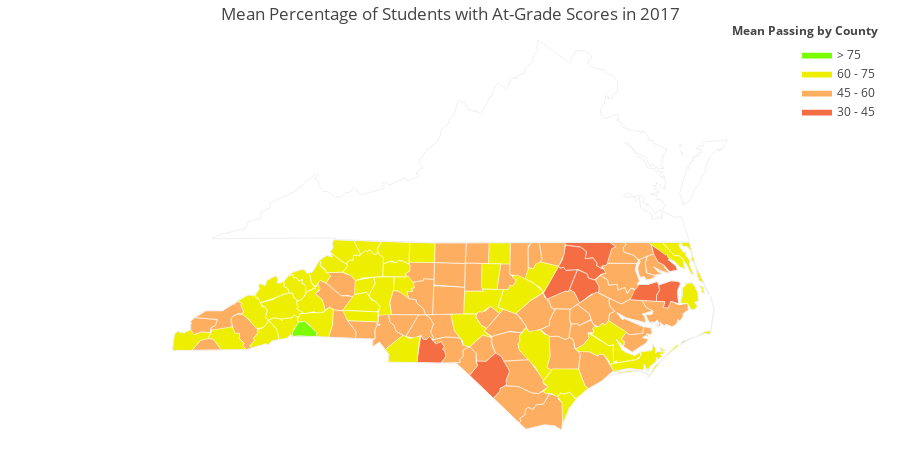

The code cell stored with this chart in its notebook:
### Code cell
final17 = final[final.year == 2017]

glp_17 = final17.groupby('County name')['pct_glp'].agg('mean')
fips17= final17.groupby('County name')['FIPS'].agg('unique')

mean_glp = glp_17.tolist()
fips = fips17.tolist()

colorscale = [
    'rgb(165,0,38)',
    'rgb(244,109,67)',
    'rgb(253,174,97)',
    'rgb(238,238,0)',
    'rgb(124,252,0)',
    'rgb(48,128,20)'
]

fig = ff.create_choropleth(
    fips=fips, values=mean_glp, scope=['North Carolina', 'Virginia'],
     binning_endpoints=[30, 45, 60, 75], colorscale=colorscale,
    county_outline={'color': 'rgb(255,255,255)', 'width': 0.5}, round_legend_values=True,
    legend_title='Mean Passing by County', title="Mean Percentage of Students with At-Grade Scores in 2017"
)
py.offline.iplot(fig, filename='choropleth_nc_and_surr_states_outlines')

### Figure 1 — Plotly figure (JSON) as saved in the notebook; plotly's stock layout.template omitted (floating-point values rounded to 4 significant figures; data arrays with more than 128 entries replaced by an {"elided": "..."} marker saying what was removed)
{"data": [{"fill": "toself", "fillcolor": "rgb(165,0,38)", "hoverinfo": "none", "line": {"color": "rgb(255,255,255)", "width": 0.5}, "mode": "lines", "name": "< 30", "type": "scatter", "uid": "06e2af7c-715c-4b78-9828-149aa364b860", "x": [], "y": []}, {"fill": "toself", "fillcolor": "rgb(244,109,67)", "hoverinfo": "none", "line": {"color": "rgb(255,255,255)", "width": 0.5}, "mode": "lines", "name": "30 - 45", "type": "scatter", "uid": "d21d1496-fd28-43d6-9d97-bdf76b33dbf3", "x": {"elided": "130 float values"}, "y": {"elided": "130 float values"}}, {"fill": "toself", "fillcolor": "rgb(253,174,97)", "hoverinfo": "none", "line": {"color": "rgb(255,255,255)", "width": 0.5}, "mode": "lines", "name": "45 - 60", "type": "scatter", "uid": "a241767a-d581-41f8-beb3-228248363d05", "x": {"elided": "697 float values"}, "y": {"elided": "697 float values"}}, {"fill": "toself", "fillcolor": "rgb(238,238,0)", "hoverinfo": "none", "line": {"color": "rgb(255,255,255)", "width": 0.5}, "mode": "lines", "name": "60 - 75", "type": "scatter", "uid": "94177d45-6850-45db-928d-6faf8c200bb0", "x": {"elided": "653 float values"}, "y": {"elided": "653 float values"}}, {"fill": "toself", "fillcolor": "rgb(124,252,0)", "hoverinfo": "none", "line": {"color": "rgb(255,255,255)", "width": 0.5}, "mode": "lines", "name": "> 75", "type": "scatter", "uid": "e2316070-bfbc-4fb3-ac47-a0c6782f50ec", "x": [-82.36, -82.26, -82.16, -81.96, -81.97, -82.33, -82.35, -82.36, null], "y": [35.24, 35.39, 35.41, 35.25, 35.19, 35.19, 35.19, 35.24, null]}, {"hoverinfo": "text", "legendgroup": "centroids", "marker": {"color": "white", "opacity": 0}, "mode": "markers", "name": "US Counties", "selected": {"marker": {"color": "white", "opacity": 1, "size": 3}}, "showlegend": false, "text": ["County: Onslow<br>State: North Carolina<br>FIPS: 37133<br>Value: 57.42941176470589", "County: Onslow<br>State: North Carolina<br>FIPS: 37133<br>Value: 57.42941176470589", "County: Onslow<br>State: North Carolina<br>FIPS: 37133<br>Value: 57.42941176470589", "County: Hyde<br>State: North Carolina<br>FIPS: 37095<br>Value: 51.633333333333326", "County: Hyde<br>State: North Carolina<br>FIPS: 37095<br>Value: 51.633333333333326", "County: Hyde<br>State: North Carolina<br>FIPS: 37095<br>Value: 51.633333333333326", "County: Hyde<br>State: North Carolina<br>FIPS: 37095<br>Value: 51.633333333333326", "County: Dare<br>State: North Carolina<br>FIPS: 37055<br>Value: 66.38181818181818", "County: Dare<br>State: North Carolina<br>FIPS: 37055<br>Value: 66.38181818181818", "County: Dare<br>State: North Carolina<br>FIPS: 37055<br>Value: 66.38181818181818", "County: Dare<br>State: North Carolina<br>FIPS: 37055<br>Value: 66.38181818181818", "County: Carteret<br>State: North Carolina<br>FIPS: 37031<br>Value: 70.51764705882351", "County: Carteret<br>State: North Carolina<br>FIPS: 37031<br>Value: 70.51764705882351", "County: Carteret<br>State: North Carolina<br>FIPS: 37031<br>Value: 70.51764705882351", "County: Carteret<br>State: North Carolina<br>FIPS: 37031<br>Value: 70.51764705882351", "County: Carteret<br>State: North Carolina<br>FIPS: 37031<br>Value: 70.51764705882351", "County: Carteret<br>State: North Carolina<br>FIPS: 37031<br>Value: 70.51764705882351", "County: Carteret<br>State: North Carolina<br>FIPS: 37031<br>Value: 70.51764705882351", "County: Alamance<br>State: North Carolina<br>FIPS: 37001<br>Value: 51.43421052631579", "County: Alexander<br>State: North Carolina<br>FIPS: 37003<br>Value: 62.61", "County: Alleghany<br>State: North Carolina<br>FIPS: 37005<br>Value: 61.55", "County: Anson<br>State: North Carolina<br>FIPS: 37007<br>Value: 41.94", "County: Ashe<br>State: North Carolina<br>FIPS: 37009<br>Value: 70.55999999999999", "County: Avery<br>State: North Carolina<br>FIPS: 37011<br>Value: 61.99166666666667", "County: Beaufort<br>State: North Carolina<br>FIPS: 37013<br>Value: 54.05", "County: Bertie<br>State: North Carolina<br>FIPS: 37015<br>Value: 53.01428571428572", "County: Bladen<br>State: North Carolina<br>FIPS: 37017<br>Value: 49.96153846153846", "County: Brunswick<br>State: North Carolina<br>FIPS: 37019<br>Value: 59.089999999999996", "County: Buncombe<br>State: North Carolina<br>FIPS: 37021<br>Value: 63.45490196078429", "County: Burke<br>State: North Carolina<br>FIPS: 37023<br>Value: 59.8", "County: Cabarrus<br>State: North Carolina<br>FIPS: 37025<br>Value: 56.540909090909096", "County: Caldwell<br>State: North Carolina<br>FIPS: 37027<br>Value: 56.807692307692314", "County: Camden<br>State: North Carolina<br>FIPS: 37029<br>Value: 68.65", "County: Caswell<br>State: North Carolina<br>FIPS: 37033<br>Value: 45.63333333333333", "County: Catawba<br>State: North Carolina<br>FIPS: 37035<br>Value: 60.732558139534895", "County: Chatham<br>State: North Carolina<br>FIPS: 37037<br>Value: 61.18421052631579", "County: Cherokee<br>State: North Carolina<br>FIPS: 37039<br>Value: 62.80714285714286", "County: Chowan<br>State: North Carolina<br>FIPS: 37041<br>Value: 54.13333333333333", "County: Clay<br>State: North Carolina<br>FIPS: 37043<br>Value: 56.5", "County: Cleveland<br>State: North Carolina<br>FIPS: 37045<br>Value: 58.04137931034483", "County: Columbus<br>State: North Carolina<br>FIPS: 37047<br>Value: 53.75217391304348", "County: Craven<br>State: North Carolina<br>FIPS: 37049<br>Value: 62.04", "County: Cumberland<br>State: North Carolina<br>FIPS: 37051<br>Value: 55.439285714285724", "County: Currituck<br>State: North Carolina<br>FIPS: 37053<br>Value: 65.19999999999999", "County: Davidson<br>State: North Carolina<br>FIPS: 37057<br>Value: 56.740000000000016", "County: Davie<br>State: North Carolina<br>FIPS: 37059<br>Value: 61.36666666666667", "County: Duplin<br>State: North Carolina<br>FIPS: 37061<br>Value: 51.35384615384615", "County: Durham<br>State: North Carolina<br>FIPS: 37063<br>Value: 49.38833333333332", "County: Edgecombe<br>State: North Carolina<br>FIPS: 37065<br>Value: 38.5", "County: Forsyth<br>State: North Carolina<br>FIPS: 37067<br>Value: 48.57874999999999", "County: Franklin<br>State: North Carolina<br>FIPS: 37069<br>Value: 60.099999999999994", "County: Gaston<br>State: North Carolina<br>FIPS: 37071<br>Value: 55.1235294117647", "County: Gates<br>State: North Carolina<br>FIPS: 37073<br>Value: 59.620000000000005", "County: Graham<br>State: North Carolina<br>FIPS: 37075<br>Value: 54.53333333333333", "County: Granville<br>State: North Carolina<br>FIPS: 37077<br>Value: 50.95555555555556", "County: Greene<br>State: North Carolina<br>FIPS: 37079<br>Value: 50.56", "County: Guilford<br>State: North Carolina<br>FIPS: 37081<br>Value: 53.46141732283466", "County: Halifax<br>State: North Carolina<br>FIPS: 37083<br>Value: 42.83888888888888", "County: Harnett<br>State: North Carolina<br>FIPS: 37085<br>Value: 50.275", "County: Haywood<br>State: North Carolina<br>FIPS: 37087<br>Value: 66.79333333333332", "County: Henderson<br>State: North Carolina<br>FIPS: 37089<br>Value: 68.12083333333334", "County: Hertford<br>State: North Carolina<br>FIPS: 37091<br>Value: 50.48571428571428", "County: Hoke<br>State: North Carolina<br>FIPS: 37093<br>Value: 54.838461538461544", "County: Iredell<br>State: North Carolina<br>FIPS: 37097<br>Value: 63.306818181818194", "County: Jackson<br>State: North Carolina<br>FIPS: 37099<br>Value: 54.0", "County: Johnston<br>State: North Carolina<br>FIPS: 37101<br>Value: 52.61190476190477", "County: Jones<br>State: North Carolina<br>FIPS: 37103<br>Value: 62.85", "County: Lee<br>State: North Carolina<br>FIPS: 37105<br>Value: 52.22666666666666", "County: Lenoir<br>State: North Carolina<br>FIPS: 37107<br>Value: 47.43333333333334", "County: Lincoln<br>State: North Carolina<br>FIPS: 37109<br>Value: 65.42272727272729", "County: Macon<br>State: North Carolina<br>FIPS: 37113<br>Value: 60.42727272727273", "County: Madison<br>State: North Carolina<br>FIPS: 37115<br>Value: 70.63333333333334", "County: Martin<br>State: North Carolina<br>FIPS: 37117<br>Value: 45.77", "County: McDowell<br>State: North Carolina<br>FIPS: 37111<br>Value: 62.775", "County: Mecklenburg<br>State: North Carolina<br>FIPS: 37119<br>Value: 57.87604790419162", "County: Mitchell<br>State: North Carolina<br>FIPS: 37121<br>Value: 65.35", "County: Montgomery<br>State: North Carolina<br>FIPS: 37123<br>Value: 45.81999999999999", "County: Moore<br>State: North Carolina<br>FIPS: 37125<br>Value: 60.55217391304348", "County: Nash<br>State: North Carolina<br>FIPS: 37127<br>Value: 41.292", "County: New Hanover<br>State: North Carolina<br>FIPS: 37129<br>Value: 61.7720930232558", "County: Northampton<br>State: North Carolina<br>FIPS: 37131<br>Value: 35.45714285714286", "County: Orange<br>State: North Carolina<br>FIPS: 37135<br>Value: 65.903125", "County: Pamlico<br>State: North Carolina<br>FIPS: 37137<br>Value: 56.425", "County: Pasquotank<br>State: North Carolina<br>FIPS: 37139<br>Value: 44.11666666666667", "County: Pender<br>State: North Carolina<br>FIPS: 37141<br>Value: 60.106666666666676", "County: Perquimans<br>State: North Carolina<br>FIPS: 37143<br>Value: 58.5", "County: Person<br>State: North Carolina<br>FIPS: 37145<br>Value: 60.23333333333333", "County: Pitt<br>State: North Carolina<br>FIPS: 37147<br>Value: 48.22941176470589", "County: Polk<br>State: North Carolina<br>FIPS: 37149<br>Value: 75.81428571428572", "County: Randolph<br>State: North Carolina<br>FIPS: 37151<br>Value: 58.26153846153846", "County: Richmond<br>State: North Carolina<br>FIPS: 37153<br>Value: 55.63333333333334", "County: Robeson<br>State: North Carolina<br>FIPS: 37155<br>Value: 43.145238095238085", "County: Rockingham<br>State: North Carolina<br>FIPS: 37157<br>Value: 56.90384615384616", "County: Rowan<br>State: North Carolina<br>FIPS: 37159<br>Value: 45.67714285714286", "County: Rutherford<br>State: North Carolina<br>FIPS: 37161<br>Value: 64.88999999999999", "County: Sampson<br>State: North Carolina<br>FIPS: 37163<br>Value: 66.16363636363639", "County: Scotland<br>State: North Carolina<br>FIPS: 37165<br>Value: 48.49166666666667", "County: Stanly<br>State: North Carolina<br>FIPS: 37167<br>Value: 55.552380952380936", "County: Stokes<br>State: North Carolina<br>FIPS: 37169<br>Value: 60.02105263157894", "County: Surry<br>State: North Carolina<br>FIPS: 37171<br>Value: 67.53461538461539", "County: Swain<br>State: North Carolina<br>FIPS: 37173<br>Value: 59.32000000000001", "County: Transylvania<br>State: North Carolina<br>FIPS: 37175<br>Value: 61.04", "County: Tyrrell<br>State: North Carolina<br>FIPS: 37177<br>Value: 39.86666666666667", "County: Union<br>State: North Carolina<br>FIPS: 37179<br>Value: 69.04150943396226", "County: Vance<br>State: North Carolina<br>FIPS: 37181<br>Value: 50.611111111111114", "County: Wake<br>State: North Carolina<br>FIPS: 37183<br>Value: 64.15586592178772", "County: Warren<br>State: North Carolina<br>FIPS: 37185<br>Value: 46.666666666666664", "County: Washington<br>State: North Carolina<br>FIPS: 37187<br>Value: 41.0", "County: Watauga<br>State: North Carolina<br>FIPS: 37189<br>Value: 69.9", "County: Wayne<br>State: North Carolina<br>FIPS: 37191<br>Value: 46.72666666666667", "County: Wilkes<br>State: North Carolina<br>FIPS: 37193<br>Value: 62.6304347826087", "County: Wilson<br>State: North Carolina<br>FIPS: 37195<br>Value: 56.70769230769232", "County: Yadkin<br>State: North Carolina<br>FIPS: 37197<br>Value: 60.57142857142857", "County: Yancey<br>State: North Carolina<br>FIPS: 37199<br>Value: 68.04444444444442"], "type": "scatter", "uid": "6a3f1343-6c24-46a2-a0c6-a3699d650d88", "unselected": {"marker": {"opacity": 0}}, "x": [[-77.14], [-77.21], [-77.43], [-75.75], [-75.92], [-76.27], [-76.25], [-75.66], [-75.54], [-75.67], [-75.86], [-76.14], [-76.53], [-76.45], [-76.56], [-76.6], [-76.89], [-76.67], -79.4, -81.18, -81.13, -80.1, -81.5, -81.92, -76.86, -76.98, -78.56, -78.24, -82.53, -81.7, -80.55, -81.55, -76.21, -79.33, -81.22, -79.26, -84.06, -76.61, -83.75, -81.56, -78.66, -77.09, -78.83, -76.01, -80.21, -80.54, -77.93, -78.88, -77.6, -80.26, -78.29, -81.18, -76.7, -83.83, -78.65, -77.68, -79.79, -77.65, -78.87, -82.98, -82.48, -76.98, -79.24, -80.87, -83.14, -78.37, -77.36, -79.17, -77.64, -81.22, -83.42, -82.71, -77.11, -82.05, -80.83, -82.16, -79.91, -79.48, -77.99, -77.88, -77.4, -79.12, -76.74, -76.28, -77.91, -76.44, -78.97, -77.37, -82.17, -79.81, -79.75, -79.1, -79.77, -80.52, -81.92, -78.37, -79.48, -80.25, -80.24, -80.69, -83.49, -82.8, -76.21, -80.53, -78.41, -78.65, -78.11, -76.58, -81.7, -78.0, -81.16, -77.92, -80.67, -82.31], "y": [[34.64], [34.61], [34.73], [35.19], [35.13], [35.32], [35.54], [35.88], [35.41], [36.0], [35.78], [35.0], [34.71], [34.72], [34.7], [34.67], [34.68], [34.84], 36.04, 35.92, 36.49, 34.97, 36.43, 36.08, 35.49, 36.07, 34.61, 34.07, 35.61, 35.75, 35.39, 35.95, 36.39, 36.39, 35.66, 35.7, 35.13, 36.15, 35.06, 35.33, 34.27, 35.12, 35.05, 36.4, 35.79, 35.93, 34.94, 36.04, 35.91, 36.13, 36.08, 35.29, 36.44, 35.35, 36.3, 35.48, 36.08, 36.26, 35.37, 35.56, 35.34, 36.36, 35.02, 35.81, 35.29, 35.52, 35.02, 35.48, 35.24, 35.49, 35.15, 35.86, 35.84, 35.68, 35.25, 36.01, 35.33, 35.31, 35.97, 34.23, 36.42, 36.06, 35.14, 36.3, 34.52, 36.21, 36.39, 35.59, 35.28, 35.71, 35.01, 34.64, 36.4, 35.64, 35.4, 34.99, 34.84, 35.31, 36.4, 36.41, 35.49, 35.2, 35.82, 34.99, 36.36, 35.79, 36.4, 35.82, 36.23, 35.36, 36.21, 35.71, 36.16, 35.9]}, {"hoverinfo": "text", "legendgroup": "States", "line": {"color": "rgb(240, 240, 240)", "width": 1}, "mode": "lines", "showlegend": false, "type": "scatter", "uid": "bcf8a37b-2056-4c27-936e-79a86c42e21b", "x": {"elided": "551 float values"}, "y": {"elided": "551 float values"}}], "layout": {"annotations": [{"showarrow": false, "text": "<b>Mean Passing by County</b>", "x": 1, "xanchor": "right", "xref": "paper", "y": 1.05, "yref": "paper"}], "dragmode": "select", "height": 450, "hovermode": "closest", "legend": {"traceorder": "reversed", "x": 1, "xanchor": "right", "y": 1, "yanchor": "top"}, "margin": {"b": 20, "l": 20, "r": 20, "t": 40}, "title": "Mean Percentage of Students with At-Grade Scores in 2017", "width": 900, "xaxis": {"autorange": false, "fixedrange": true, "range": [-86.81, -72.75], "showgrid": false, "showticklabels": false, "zeroline": false}, "yaxis": {"autorange": false, "fixedrange": true, "range": [33.84, 39.47], "showgrid": false, "showticklabels": false, "zeroline": false}}}
